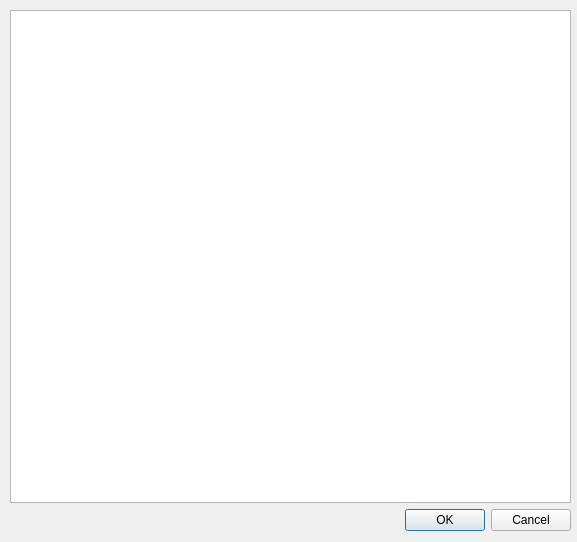
<?xml version="1.0" encoding="UTF-8"?>
<ui version="4.0">
 <class>CcpaSpancListeDlg</class>
 <widget class="QDialog" name="CcpaSpancListeDlg">
  <property name="geometry">
   <rect>
    <x>0</x>
    <y>0</y>
    <width>577</width>
    <height>542</height>
   </rect>
  </property>
  <property name="windowTitle">
   <string>Dialog</string>
  </property>
  <widget class="QWidget" name="gridLayoutWidget">
   <property name="geometry">
    <rect>
     <x>10</x>
     <y>10</y>
     <width>561</width>
     <height>521</height>
    </rect>
   </property>
   <layout class="QGridLayout" name="gridLayout">
    <item row="1" column="0">
     <widget class="QDialogButtonBox" name="buttonBox">
      <property name="orientation">
       <enum>Qt::Horizontal</enum>
      </property>
      <property name="standardButtons">
       <set>QDialogButtonBox::Cancel|QDialogButtonBox::Ok</set>
      </property>
     </widget>
    </item>
    <item row="0" column="0">
     <widget class="QTableView" name="tableView"/>
    </item>
   </layout>
  </widget>
 </widget>
 <resources/>
 <connections>
  <connection>
   <sender>buttonBox</sender>
   <signal>accepted()</signal>
   <receiver>CcpaSpancListeDlg</receiver>
   <slot>accept()</slot>
   <hints>
    <hint type="sourcelabel">
     <x>248</x>
     <y>254</y>
    </hint>
    <hint type="destinationlabel">
     <x>157</x>
     <y>274</y>
    </hint>
   </hints>
  </connection>
  <connection>
   <sender>buttonBox</sender>
   <signal>rejected()</signal>
   <receiver>CcpaSpancListeDlg</receiver>
   <slot>reject()</slot>
   <hints>
    <hint type="sourcelabel">
     <x>316</x>
     <y>260</y>
    </hint>
    <hint type="destinationlabel">
     <x>286</x>
     <y>274</y>
    </hint>
   </hints>
  </connection>
 </connections>
</ui>
